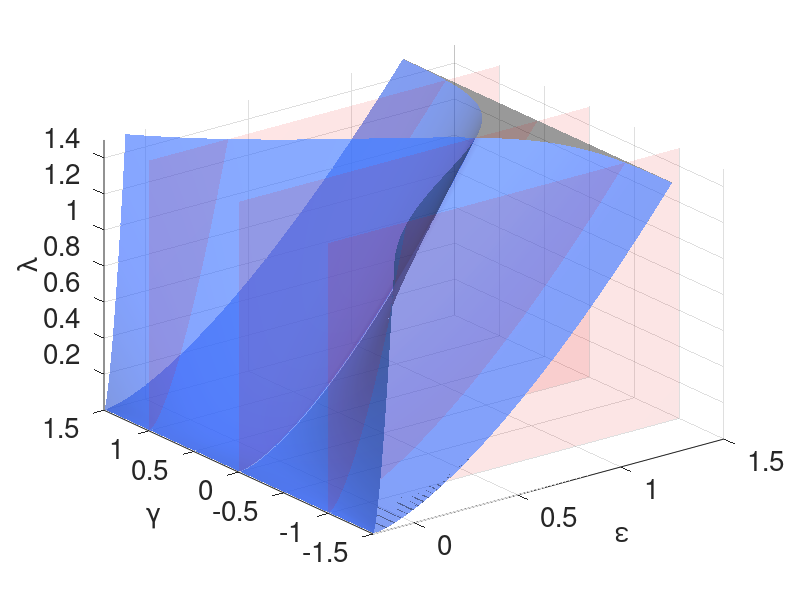
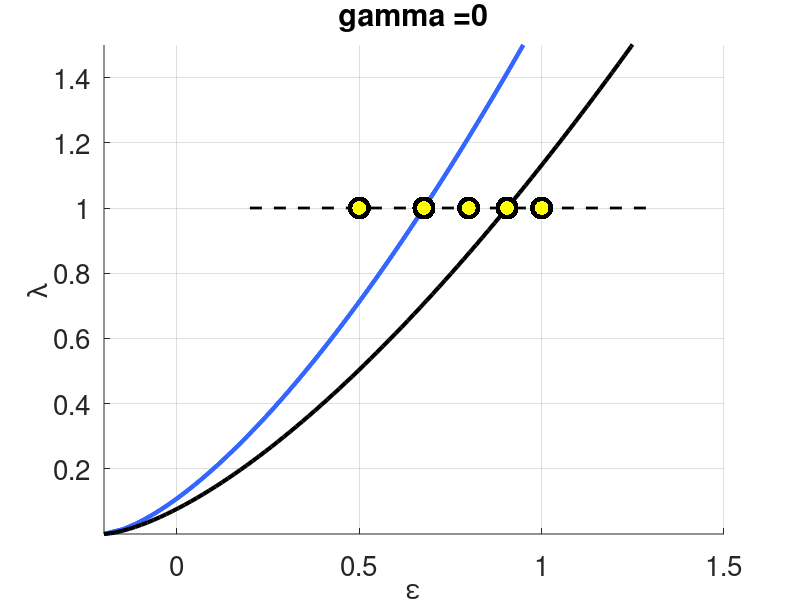
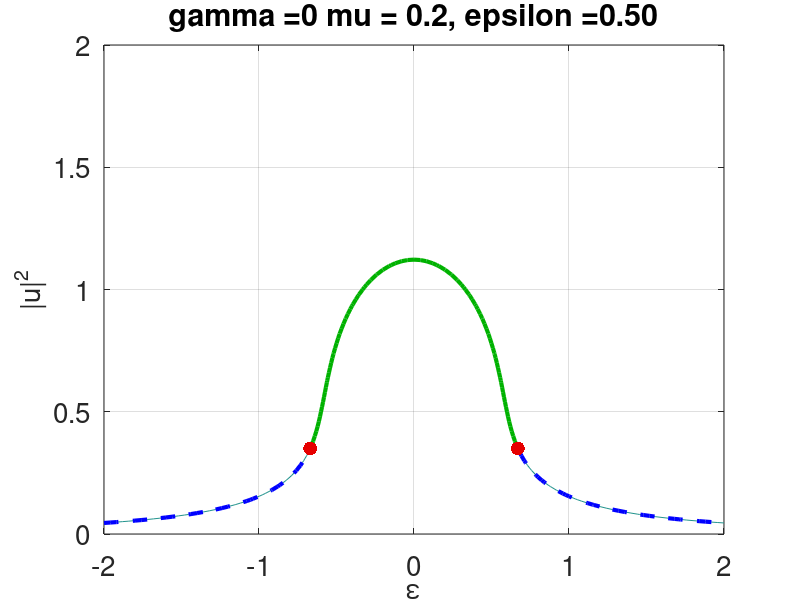
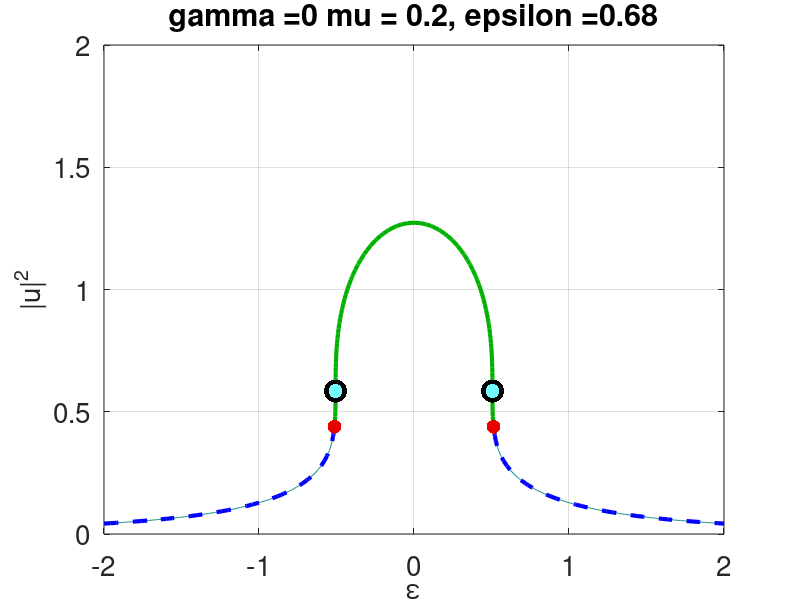

The MATLAB script that drew these images, in order:
function system4_singularity()
close all
% Plots bifurcation and hysteresis surfaces in (epsilon,gamma,lambda)-space
% x-axis : epsilon
% y-axis : gamma
% z-axis : lambda
save_count = 0;

fsz  = 20;
lwt  = 1;
lwt1 = 3;
colH = [0.2 0.4 1];
colB = [0,0,0];

figure(1); clf; hold on; grid on;

gmin = -1.5;
gmax =  1.5;
emax =  1.5;
lmin =  1e-10;
lmax =  1.5;

mu = 0.2;

Ngam = 101;
Nlam = 101;
Ne   = 101;

gam = linspace(gmin,gmax,Ngam);
lam = linspace(lmin,lmax,Nlam);
B_ep = linspace(-mu,emax,Ne);
B_lam = sqrt(4*(B_ep+mu).^3/(27*mu));

ep1 = zeros(Ngam,Nlam);
ep2 = zeros(Ngam,Nlam);

%% Compute hysteresis data
for jg = 1:Ngam
    for jl = 1:Nlam
        [~,~,A] = Hfun(mu,gam(jg),lam(jl));
        ep1(jg,jl) = A(1) - mu;
        ep2(jg,jl) = A(2) - mu;
    end
end

%% Build grids
[Gam,Lam] = meshgrid(gam,lam);
Ep1 = ep1.';
Ep2 = ep2.';

%% Hysteresis surfaces
surf(Ep1,Gam,Lam,...
    'FaceColor',colH,...
    'FaceAlpha',0.6,...
    'EdgeColor','none');

surf(Ep2,Gam,Lam,...
    'FaceColor',colH,...
    'FaceAlpha',0.6,...
    'EdgeColor','none');

%% Bifurcation surface
[GamB,EpB] = meshgrid(gam,B_ep);
LamB = repmat(B_lam.',1,Ngam);

surf(EpB,GamB,LamB,...
    'FaceColor',[0 0 0],...
    'FaceAlpha',0.4,...
    'EdgeColor','none');

%% Gamma planes
eps_plane = linspace(-mu,emax,50);
lam_plane = linspace(lmin,lmax,50);
[EpP,LamP] = meshgrid(eps_plane,lam_plane);

gamma_planes = [0 1 -1];
a = 0.1;
for g0 = gamma_planes
    GamP = g0*ones(size(EpP));
    surf(EpP,GamP,LamP,...
        'FaceColor','r',...
        'FaceAlpha',a,...
        'EdgeColor','none');
end

% %% Curves on gamma planes
% for g0 = gamma_planes
% 
%     [~,jg] = min(abs(gam-g0));
% 
%     % Hysteresis curves
%     plot3(ep1(jg,:), g0*ones(1,Nlam), lam,...
%         'k','LineWidth',lwt1);
% 
%     plot3(ep2(jg,:), g0*ones(1,Nlam), lam,...
%         'k','LineWidth',lwt1);
% 
%     % Bifurcation curve
%     plot3(B_ep, g0*ones(1,Ne), B_lam,...
%         'k--','LineWidth',lwt1);
% end

%% Axes and view
set(gca,'FontSize',fsz);
xlabel('\epsilon','FontSize',fsz);
ylabel('\gamma','FontSize',fsz);
zlabel('\lambda','FontSize',fsz);

axis([-mu emax gmin gmax lmin lmax])
view(3)
camlight headlight
lighting gouraud
material dull

save_count = save_count + 1;
fig_name = sprintf("fig%d",save_count);
saveas(gcf,fig_name,'epsc');

%% Curves on gamma planes
fcount = 1;
for g0 = gamma_planes
    fcount = fcount + 1;
    figure(fcount); clf;
    hold on; grid;
    title(strcat("\gamma = ",sprintf("%.0f",g0)),'FontSize',fsz);
    [~,jg] = min(abs(gam-g0));

    % Hysteresis curves
    plot(ep1(jg,:),lam,...
        'color',colH,'LineWidth',lwt1);

    plot(ep2(jg,:), lam,...
        'color',colH,'LineWidth',lwt1);

    % Bifurcation curve
    plot(B_ep, B_lam,...
        'color',colB,'LineWidth',lwt1);
    axis([-mu emax lmin lmax])
    set(gca,'Fontsize',fsz);
    xlabel('\epsilon','FontSize',fsz);
    ylabel('\lambda','FontSize',fsz);


end
%% Plots x vs sigma
detJ = @(x,mu,ep,sig,gam) (mu+ep - x).*(mu+ep - 3*x) + (sig - gam*x).*(sig - 3*gam*x);
trJ = @(x,mu,ep,sig,gam) 2*(mu+ep - 2*x);

fc = fcount;
fcount = 1;
l = 1;
eB = 3*(l^2*mu*0.25)^(1/3) - mu;
for g0 = gamma_planes
    [xh,sh,Ah] = Hfun(mu,g0,l);
    if g0 == 0
        ep_vals = [0.5, Ah(1) - mu,0.8, eB, 1];
    else
        ep_vals = sort([0, Ah(2) - mu,0.5, Ah(1) - mu,eB,1],'ascend');
    end
    fcount = fcount + 1;
    figure(fcount);
    plot([ep_vals(1)-0.3,ep_vals(end) + 0.3],l*[1,1],'Linewidth',2,'Linestyle','--','Color','k');
    plot(ep_vals,l*ones(size(ep_vals)),'.','Markersize',50,'Markeredgecolor','k');
    plot(ep_vals,l*ones(size(ep_vals)),'.','Markersize',30,'Markeredgecolor','y');
    save_count = save_count + 1;
    fig_name = sprintf("fig%d",save_count);
    saveas(gcf,fig_name,'epsc');
    gaux = 1+g0^2;
    F = @(x,s,A,mu,g,gaux,l)x.^3*gaux -2*(A+g*s).*x.^2 +(A^2+s.^2).*x - l^2*mu;
    for j = 1 : length(ep_vals)
        [s,x] = meshgrid(linspace(-2,2,101),linspace(0,2,101));
        f = F(x,s,mu+ep_vals(j),mu,g0,gaux,l);
        fc = fc+1;
        figure(fc); clf;
        c = contour(s,x,f,[0,0],'Linewidth',0.5);
        Ncontour = size(c,2);
        N1 = c(2,1);
        sx = c(:,2:2+N1-1);
        dJ = detJ(sx(2,:),mu,ep_vals(j),sx(1,:),g0);
        tJ = trJ(sx(2,:),mu,ep_vals(j),sx(1,:),g0);
        ind_stab = find(dJ > 0 & tJ < 0);
        ind_unst = find(dJ < 0 | tJ > 0);
        hold on; grid;
        plot_sigma_x(sx,ind_stab,'-',[0,0.7,0],lwt1);
        plot_sigma_x(sx,ind_unst,'--','b',lwt1);
        [n,s_d0,x_d0] = find_zero(dJ,sx(1,:),sx(2,:));
        if n > 0 
            plot(s_d0,x_d0,'.','Color','b','MarkerSize',30);
        end
        [n,s_t0,x_t0] = find_zero(tJ,sx(1,:),sx(2,:));
        if n > 0
            plot(s_t0,x_t0,'.','Color',[0.9,0,0],'MarkerSize',30);
        end
        if Ncontour > N1 + 1
            sx = c(:,N1+3:end);
            dJ = detJ(sx(2,:),mu,ep_vals(j),sx(1,:),g0);
            tJ = trJ(sx(2,:),mu,ep_vals(j),sx(1,:),g0);
            ind_stab = find(dJ > 0 & tJ < 0);
            ind_unst = find(dJ < 0 | tJ > 0);
            plot_sigma_x(sx,ind_stab,'-',[0,0.7,0],lwt1);
            plot_sigma_x(sx,ind_unst,'--','b',lwt1);
            [n,s_d0,x_d0] = find_zero(dJ,sx(1,:),sx(2,:));
            if n > 0 
                plot(s_d0,x_d0,'.','Color','b','MarkerSize',30);
            end
            [n,s_t0,x_t0] = find_zero(tJ,sx(1,:),sx(2,:));
            if n > 0
                plot(s_t0,x_t0,'.','Color',[0.9,0,0],'MarkerSize',30);
            end
        end
        if abs(ep_vals(j)- (Ah(1) - mu)) < 1e-10
            plot(sh(1),xh,'.','Markersize',50,'Color','k');
            plot(sh(1),xh,'.','MarkerSize',30,'Color',[115/255,253/255,1]);
        end
        if abs(ep_vals(j)- (Ah(2) - mu)) < 1e-10
            plot(sh(2),xh,'.','Markersize',50,'Markeredgecolor','k');
            plot(sh(2),xh,'.','MarkerSize',30,'Color',[115/255,253/255,1]);
        end
        title(strcat("\gamma = ",sprintf("%.0f",g0),...
            " mu = 0.2, \epsilon = ",sprintf("%.2f",ep_vals(j))),...
            'FontSize',fsz);
        % c = contour(s,x,f,[0,0],'Linewidth',lwt);
        axis([-2,2,0,2])
        set(gca,'Fontsize',fsz);
        xlabel('\epsilon','FontSize',fsz);
        ylabel('|u|^2','FontSize',fsz);
        save_count = save_count + 1;
        fig_name = sprintf("fig%d",save_count);
        saveas(gcf,fig_name,'epsc');

   end
end




end
%% ------------------------------------------------------------------------
function [x,s,A] = Hfun(mu,gam,lam)

if abs(gam) > 1e-10
    C = 1.5*(lam^2*mu*(1+gam^2)^2)^(1/3);
    a = 1 + gam^2;
    b = C;
    c = C^2 - gam^2*4*C^2/(3*(1+gam^2));
    D4 = b^2 - a*c;

    A1 = (b + sqrt(D4))/a;
    A2 = (b - sqrt(D4))/a;

    s1 = (C-A1)/gam;
    s2 = (C-A2)/gam;

    x = (2*C/a)/3;
    A = [A1 A2];
    s = [s1 s2];
else
    A1 = 1.5*lam^(2/3)*mu^(1/3);
    s1 =  A1/sqrt(3);
    s2 = -s1;

    x = 2*A1/3;
    A = [A1 A1];
    s = [s1 s2];
end

end

%%
function [ncomp,ifirst,ilast] = find_conn_intervals(ind)
d = ind(2:end) - ind(1:end-1);
ijump = find(d > 1);
if isempty(ijump)
    ifirst = 1;
    ilast = length(ind);
    ncomp = 1;
else
    njump = length(ijump);
    ncomp = njump + 1;
    ifirst = zeros(1,ncomp);
    ilast = zeros(1,ncomp);
    ifirst(1) = 1;
    for i = 1 : njump
        ilast(i) = ijump(i);
        ifirst(i+1) = ijump(i)+1;
    end
    ilast(ncomp) = length(ind);
end
end

function plot_sigma_x(sx,ind,lstyle,col,lwt)
[ncomp,ifirst,ilast] = find_conn_intervals(ind);
for j = 1 : ncomp
    plot(sx(1,ind(ifirst(j):ilast(j))),sx(2,ind(ifirst(j):ilast(j))), ...
        'LineStyle',lstyle,'Color',col,'LineWidth',lwt);
end
end

%%
function [n,s0,x0] = find_zero(f,s,x)
ind = find(f(1:end-1).*f(2:end) <= 0);
if ~isempty(ind)
    n = length(ind);
    s0 = zeros(1,n);
    x0 = zeros(1,n);
    for j = 1 : length(ind)
        a = -f(ind(j))/(f(ind(j) + 1)-f(ind(j)));
        s0(j) = s(ind(j)) + a*(s(ind(j)+1)-s(ind(j)));
        x0(j) = x(ind(j)) + a*(x(ind(j)+1)-x(ind(j)));
    end
else
    n = 0;
    s0 = 0;
    x0 = 0;
end
end